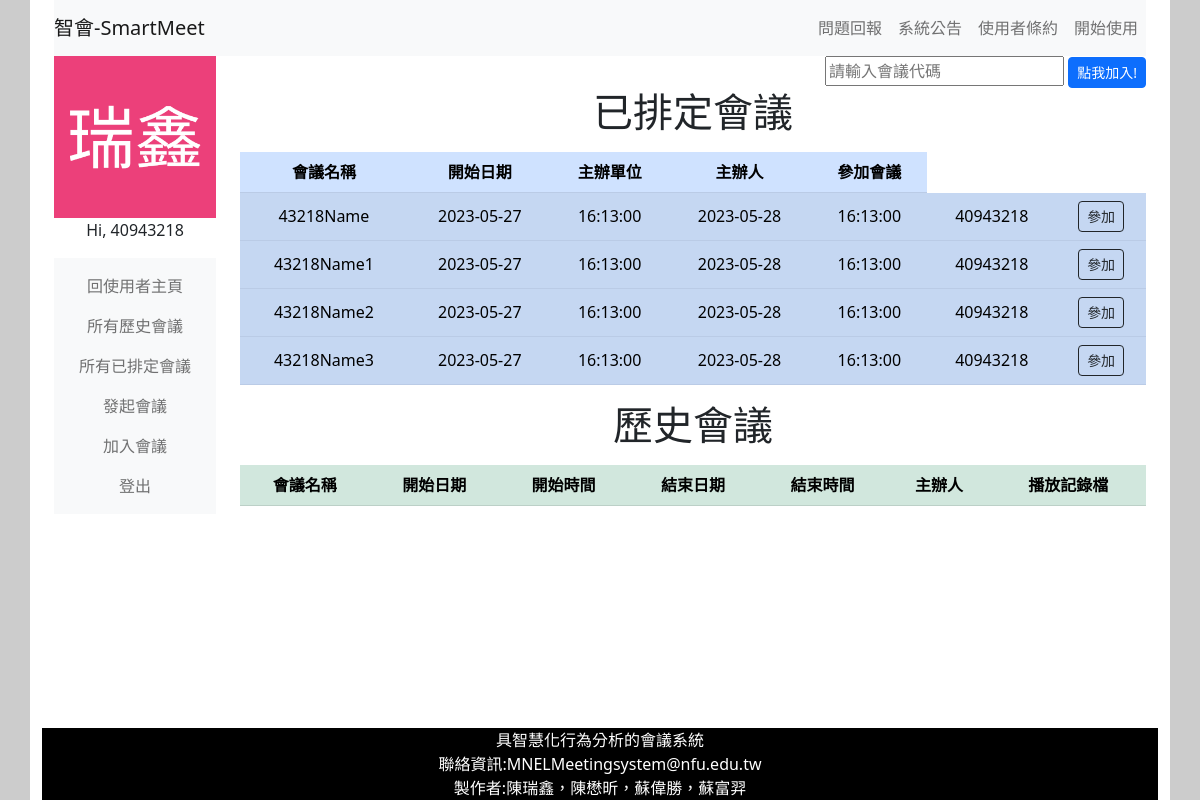
/htmlPhp/user/userPage.php (signed in), run on an earlier commit of the app's database.
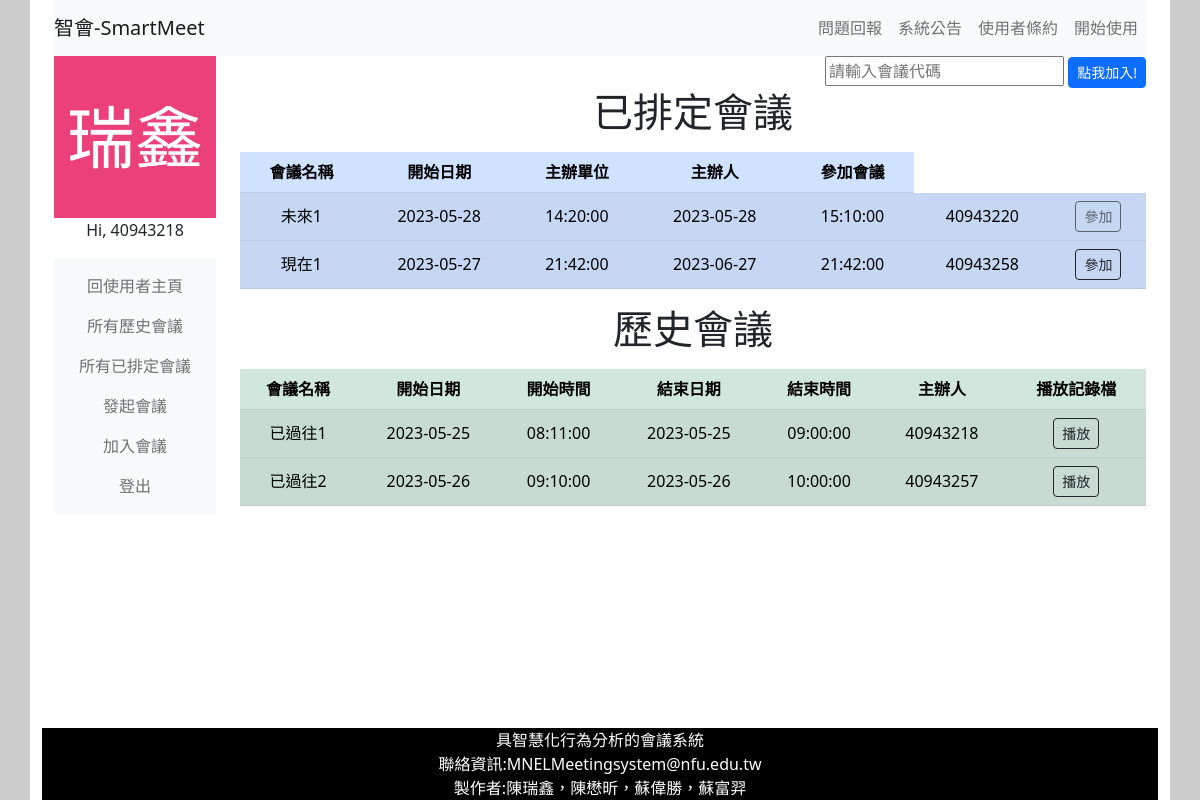
And on a later commit of the database.
### tables this page shows
CREATE TABLE `coursemember` (
  `courseId` int(255) NOT NULL,
  `courseMember` varchar(255) NOT NULL
);

CREATE TABLE `courseinfo` (
  `courseId` int(255) NOT NULL,
  `courseName` varchar(255) NOT NULL,
  `courseDateStart` date NOT NULL DEFAULT current_timestamp(),
  `courseDateEnd` date NOT NULL,
  `courseTimeStart` time NOT NULL DEFAULT current_timestamp(),
  `courseTimeEnd` time NOT NULL,
  `courseContent` varchar(255) NOT NULL,
  `openCourse` tinyint(1) NOT NULL
);

CREATE TABLE `coursehost` (
  `courseId` int(255) NOT NULL,
  `courseHostAcc` varchar(255) NOT NULL
);

### htmlPhp/includePHP/userFutMeet.php (the view, shortened to what this page needs)
<?php
$sqlUserInfo = "SELECT * FROM userInfo WHERE userAccount ='{$_SESSION["userAccount"]}'";
    $userInfoResult=mysqli_query($conn,$sqlUserInfo);
    $userClassData = mysqli_fetch_assoc($userInfoResult);
    $userClass = $userClassData["userClass"];
$sqlCourseId = "SELECT courseId FROM courseMember WHERE courseMember ='{$userClass}'";
    $courseMemberResult=mysqli_query($conn,$sqlCourseId);
    while ($courseMemberRow = mysqli_fetch_assoc($courseMemberResult)){
        $sqlCourseInfo = "SELECT *
                            FROM courseInfo INNER JOIN courseHost ON courseInfo.courseId=courseHost.courseId
                            WHERE courseInfo.courseId ='{$courseMemberRow['courseId']}'
                            ORDER BY courseInfo.courseDateStart ASC";
        $courseInfoResult=mysqli_query($conn,$sqlCourseInfo);
        $courseInfoData = mysqli_fetch_assoc($courseInfoResult);
        if(strtotime($courseInfoData['courseDateEnd'] . ' ' . $courseInfoData['courseTimeEnd']) >= strtotime(date('Y-m-d H:i:s'))){
            echo'
                <tr data-bs-toggle="collapse" data-bs-target="#r'.$courseInfoData['courseId'].'">
                    <td>'.$courseInfoData['courseName'].'</td>
                    <td>'.$courseInfoData['courseDateStart'].'</td>
                    <td>'.$courseInfoData['courseTimeStart'].'</td>
                    <td>'.$courseInfoData['courseDateEnd'].'</td>
                    <td>'.$courseInfoData['courseTimeEnd'].'</td>
                    <td>'.$courseInfoData['courseHostAcc'].'</td>';
            if(strtotime($courseInfoData['courseDateStart'] . ' ' . $courseInfoData['courseTimeStart']) <= strtotime(date('Y-m-d H:i:s'))){
                echo '<td><button type="button" class="btn btn-outline-dark btn-sm">參加</button></td>';
            }else{
                echo '<td><button type="button" class="btn btn-outline-dark btn-sm" disabled>參加</button></td>';
            }
            echo'
                </tr>
                <tr class="collapse accordion-collapse" id="r'.$courseInfoData['courseId'].'">
                    <td colspan="7">
                        '.$courseInfoData['courseContent'].'
                    </td>
                </tr>
            ';
        }
    }

### htmlPhp/user/userPage.php (shortened to what this page needs)
<?php
  include "../includePHP/checkUserPer.php";
?>
<!DOCTYPE html>
<html lang="zh-Hant-TW">
<head>
    <link rel="stylesheet" type="text/css" href="../css/bootstrap.min.css">
    <link rel="stylesheet" type="text/css" href="../webCSS/userPageStyle.css">
</head>
<body>
    <div class ="container" id="mainContainer">
      <div class="container">
        <?php include("../includePHP/mainNav.php");?>
      </div>
      <div class="container">
        <div class="row">
          <div class="col-md-2">
            <?php include ("../includePHP/userImage.php"); ?>
            <?php include ("../includePHP/userNav.php"); ?>
          </div>
          <div class="col-md-10">
            <div style="text-align: right;">
              <form method="post" action="../user/join.php">
                <input type="text" name="joinCode"
                                placeholder="請輸入會議代碼" required>
                <button class="btn btn-sm btn-primary btn-block btn-login input-height font16"
                        type="submit">
                    點我加入!
                </button>
              </form>
            </div>
            <h1>
              <p id="listHeader">已排定會議</p>
            </h1>
            <table class="table table-primary table-striped accordion align-middle">
              <thead>
                <tr>
                  <th scope="col">會議名稱</th>
                  <th scope="col">開始日期</th>
                  <th scope="col">主辦單位</th>
                  <th scope="col">主辦人</th>
                  <th scope="col">參加會議</th>
                </tr>
              </thead>
              <tbody>
                <?php include("../includePHP/userFutMeet.php");?>
              </tbody>
            </table>
            <h1>
              <p id="listHeader">歷史會議</p>
            </h1>
            <table class="table table-success table-striped align-middle">
              <thead>
                <tr>
                  <th scope="col">會議名稱</th>
                  <th scope="col">開始日期</th>
                  <th scope="col">開始時間</th>
                  <th scope="col">結束日期</th>
                  <th scope="col">結束時間</th>
                  <th scope="col">主辦人</th>
                  <th scope="col">播放記錄檔</th>
                </tr>
              </thead>
              <tbody>
                <?php include("../includePHP/userHisMeet.php");?>
              </tbody>
            </table>
          </div>
        </div>
      </div>
      <?php include("../includePHP/tail.php"); ?>
    </div>
</body>
</html>

### htmlPhp/includePHP/mainNav.php (shortened to what this page needs)
<nav class="navbar navbar-expand-md bg-light navbar-light">
  <a class="navbar-brand" href="../system/index.php">智會-SmartMeet</a>
  <div class="collapse navbar-collapse justify-content-end" id="link">
    <ul class="navbar-nav">
      <li class="nav-item">
        <a class="nav-link" href="../system/errorReport.php" id="userNavLink">問題回報</a>
      </li>
      <li class="nav-item">
        <a class="nav-link" href="../system/message.php" id="userNavLink">系統公告</a>
      </li>
      <li class="nav-item">
        <a class="nav-link" href="../system/eula.php" id="userNavLink">使用者條約</a>
      </li>
      <li class="nav-item">
        <a class="nav-link" href="../user/loginPage.php" id="userNavLink">開始使用</a>
      </li>
    </ul>
  </div>
</nav>

### htmlPhp/includePHP/userImage.php
<img src="
  <?php
    $sql = "SELECT * FROM userInfo WHERE userAccount ='{$_SESSION["userAccount"]}'";
    $result=mysqli_query($conn,$sql);
    $data = mysqli_fetch_assoc($result);
    if($data["userImage"]==1){
      $userImagePath = "../userImage/{$_SESSION['userAccount']}.jpg";
      echo $userImagePath;
    }else{
      $userImagePath = "../userImage/default.jpg";
      echo $userImagePath;
    }
  ?>
  " class="img-fluid" alt="使用者圖片" style="display:block; margin:auto;">
  <?php
    echo "<p align=\"center\">Hi, {$_SESSION['userAccount']}</p>";
  ?>

### htmlPhp/includePHP/userNav.php
<nav class="navbar justify-content-center navbar-light bg-light">
<ul class="navbar-nav">
    <li class="nav-item" id="userNavLink">
        <a class="nav-link" href="../user/userPage.php">回使用者主頁</a>
    </li>
    <li class="nav-item" id="userNavLink">
        <a class="nav-link" href="../user/HisMeetPage.php">所有歷史會議</a>
    </li>
    <li class="nav-item" id="userNavLink">
        <a class="nav-link" href="../user/FutMeetPage.php">所有已排定會議</a>
    </li>
    <li class="nav-item" id="userNavLink">
        <a class="nav-link" href="../user/bookingPage.php">發起會議</a>
    </li>
    <li class="nav-item" id="userNavLink">
        <a class="nav-link" href="../user/joinPage.php">加入會議</a>
    </li>
    <li class="nav-item" id="userNavLink">
      <a class="nav-link" href="../user/logout.php">登出</a>
    </li>
</ul>
</nav>

### htmlPhp/includePHP/tail.php
<div class="container" style="min-height: 72px;">
</div>
<footer class="container fixed-bottom">
    <div id="systemContactInfo">
        <div>具智慧化行為分析的會議系統</div>
        <div>聯絡資訊:MNELMeetingsystem@nfu.edu.tw</div>
        <div>製作者:陳瑞鑫，陳懋昕，蘇偉勝，蘇富羿</div>
    </div>
</footer>

### htmlPhp/includePHP/userHisMeet.php (shortened to what this page needs)
<?php
$sqlUserInfo = "SELECT * FROM userInfo WHERE userAccount ='{$_SESSION["userAccount"]}'";
    $userInfoResult=mysqli_query($conn,$sqlUserInfo);
    $userClassData = mysqli_fetch_assoc($userInfoResult);
    $userClass = $userClassData["userClass"];
$sqlCourseId = "SELECT courseId FROM courseMember WHERE courseMember ='{$userClass}'";
    $courseMemberResult=mysqli_query($conn,$sqlCourseId);
    while ($courseMemberRow = mysqli_fetch_assoc($courseMemberResult)){
        $sqlCourseInfo = "SELECT *
                            FROM courseInfo INNER JOIN courseHost ON courseInfo.courseId=courseHost.courseId
                            WHERE courseInfo.courseId ='{$courseMemberRow['courseId']}'
                            ORDER BY courseInfo.courseDateEnd DESC";
        $courseInfoResult=mysqli_query($conn,$sqlCourseInfo);
        $courseInfoData = mysqli_fetch_assoc($courseInfoResult);
        if(strtotime($courseInfoData['courseDateEnd'] . ' ' . $courseInfoData['courseTimeEnd']) < strtotime(date('Y-m-d H:i:s'))){
            echo'
                <tr data-bs-toggle="collapse" data-bs-target="#r'.$courseInfoData['courseId'].'">
                    <td>'.$courseInfoData['courseName'].'</td>
                    <td>'.$courseInfoData['courseDateStart'].'</td>
                    <td>'.$courseInfoData['courseTimeStart'].'</td>
                    <td>'.$courseInfoData['courseDateEnd'].'</td>
                    <td>'.$courseInfoData['courseTimeEnd'].'</td>
                    <td>'.$courseInfoData['courseHostAcc'].'</td>
                    <td><button type="button" class="btn btn-outline-dark btn-sm">播放</button></td>
                </tr>
                <tr class="collapse accordion-collapse" id="r'.$courseInfoData['courseId'].'">
                    <td colspan="7">
                        '.$courseInfoData['courseContent'].'
                    </td>
                </tr>
            ';
        }
    }

### htmlPhp/webCSS/userPageStyle.css (style rules this page uses)
html,body { height: 100%; background-color: #cccccc; }
#mainContainer { min-height: 100vh; }
.container { background-color: white; }
#listHeader { text-align: center; }
#userNavLink { text-align: center; }
th { text-align: center; }
td { text-align: center; }
#systemContactInfo { background-color: black; color:white; text-align: center; }

What changed in the data, as far as the page shows it:
removed coursemember: courseId.courseName "43218Name", courseId.courseDateStart "2023-05-27", courseId.courseTimeStart "16:13:00", courseId.courseDateEnd "2023-05-28", courseId.courseTimeEnd "16:13:00", coursehost.courseHostAcc "40943218", shows "參加", shown under "已排定會議"
removed coursemember: courseId.courseName "43218Name1", courseId.courseDateStart "2023-05-27", courseId.courseTimeStart "16:13:00", courseId.courseDateEnd "2023-05-28", courseId.courseTimeEnd "16:13:00", coursehost.courseHostAcc "40943218", shows "參加", shown under "已排定會議"
removed coursemember: courseId.courseName "43218Name2", courseId.courseDateStart "2023-05-27", courseId.courseTimeStart "16:13:00", courseId.courseDateEnd "2023-05-28", courseId.courseTimeEnd "16:13:00", coursehost.courseHostAcc "40943218", shows "參加", shown under "已排定會議"
removed coursemember: courseId.courseName "43218Name3", courseId.courseDateStart "2023-05-27", courseId.courseTimeStart "16:13:00", courseId.courseDateEnd "2023-05-28", courseId.courseTimeEnd "16:13:00", coursehost.courseHostAcc "40943218", shows "參加", shown under "已排定會議"
added coursemember: courseId.courseName "未來1", courseId.courseDateStart "2023-05-28", courseId.courseTimeStart "14:20:00", courseId.courseDateEnd "2023-05-28", courseId.courseTimeEnd "15:10:00", coursehost.courseHostAcc "40943220", shows "參加", shown under "已排定會議"
added coursemember: courseId.courseName "現在1", courseId.courseDateStart "2023-05-27", courseId.courseTimeStart "21:42:00", courseId.courseDateEnd "2023-06-27", courseId.courseTimeEnd "21:42:00", coursehost.courseHostAcc "40943258", shows "參加", shown under "已排定會議"
added coursemember: courseId.courseName "已過往1", courseId.courseDateStart "2023-05-25", courseId.courseTimeStart "08:11:00", courseId.courseDateEnd "2023-05-25", courseId.courseTimeEnd "09:00:00", coursehost.courseHostAcc "40943218", shown under "歷史會議"
added coursemember: courseId.courseName "已過往2", courseId.courseDateStart "2023-05-26", courseId.courseTimeStart "09:10:00", courseId.courseDateEnd "2023-05-26", courseId.courseTimeEnd "10:00:00", coursehost.courseHostAcc "40943257", shown under "歷史會議"
